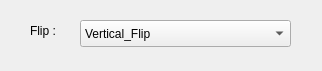
<?xml version="1.0" encoding="UTF-8"?>
<ui version="4.0">
 <class>DialogFlip</class>
 <widget class="QDialog" name="DialogFlip">
  <property name="geometry">
   <rect>
    <x>0</x>
    <y>0</y>
    <width>322</width>
    <height>71</height>
   </rect>
  </property>
  <property name="windowTitle">
   <string>Flip</string>
  </property>
  <widget class="QLabel" name="label">
   <property name="geometry">
    <rect>
     <x>30</x>
     <y>20</y>
     <width>41</width>
     <height>21</height>
    </rect>
   </property>
   <property name="text">
    <string>Flip :</string>
   </property>
  </widget>
  <widget class="QComboBox" name="comboBox">
   <property name="geometry">
    <rect>
     <x>80</x>
     <y>20</y>
     <width>211</width>
     <height>27</height>
    </rect>
   </property>
   <item>
    <property name="text">
     <string>Vertical_Flip</string>
    </property>
   </item>
   <item>
    <property name="text">
     <string>Horizontal_Flip</string>
    </property>
   </item>
   <item>
    <property name="text">
     <string>Vertical &amp; Horizontal_Flip</string>
    </property>
   </item>
  </widget>
 </widget>
 <resources/>
 <connections/>
</ui>
